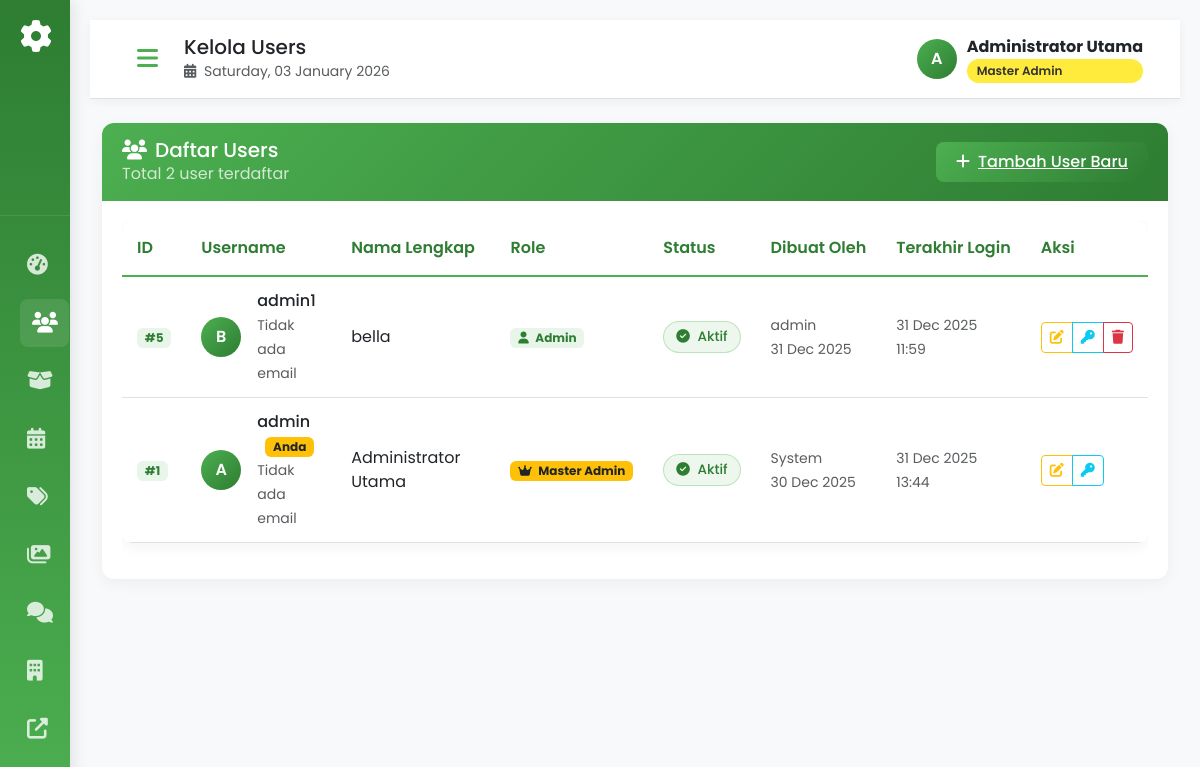
Before: /admin/user.php (signed in) with the older database file.
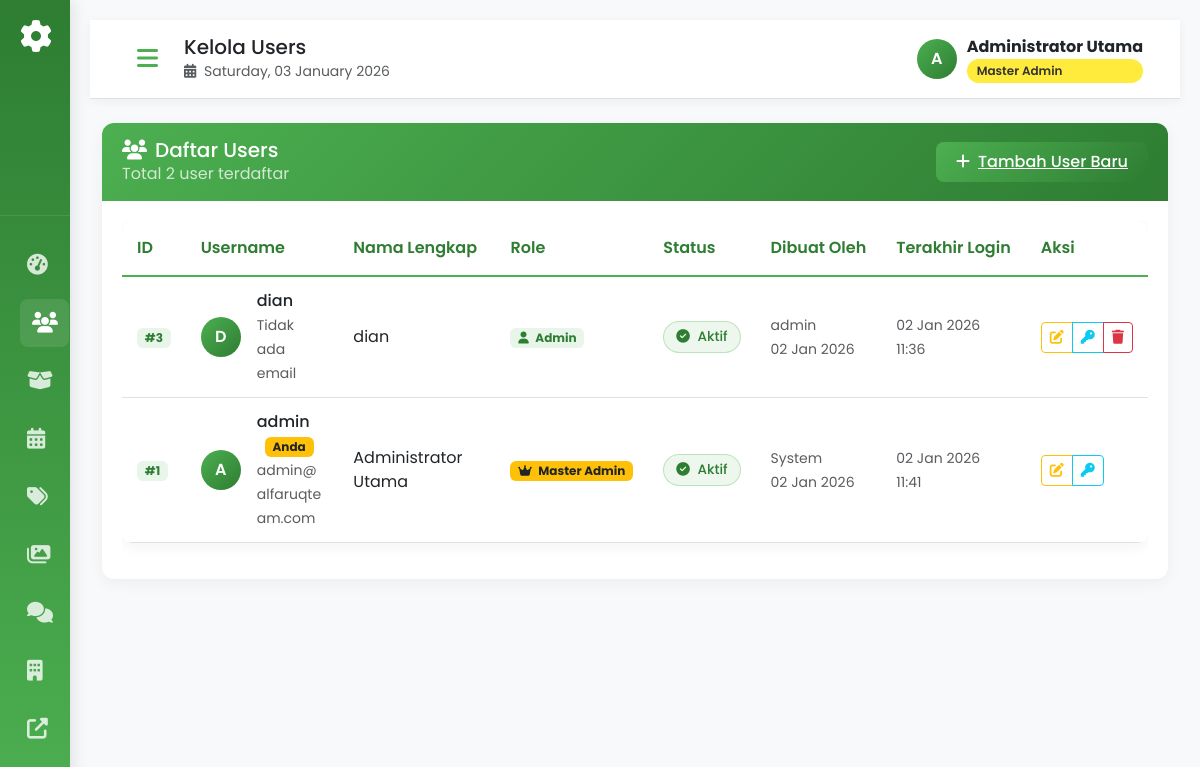
After: the same page with the newer database file.
### tables this page shows
CREATE TABLE `users` (
  `id` int(11) NOT NULL,
  `username` varchar(50) NOT NULL,
  `password` varchar(255) NOT NULL,
  `full_name` varchar(100) NOT NULL,
  `email` varchar(100) DEFAULT NULL,
  `phone` varchar(20) DEFAULT NULL,
  `role` enum('admin','master_admin') DEFAULT 'admin',
  `is_active` tinyint(1) DEFAULT 1,
  `failed_attempts` int(11) DEFAULT 0,
  `last_login` datetime DEFAULT NULL,
  `created_by` int(11) DEFAULT NULL,
  `created_at` timestamp NOT NULL DEFAULT current_timestamp(),
  `updated_at` timestamp NOT NULL DEFAULT current_timestamp() ON UPDATE current_timestamp()
);

### admin/user.php (the view, shortened to what the rows shown need)
<?php
require_once '../config/database.php';
$action = isset($_GET['action']) ? $_GET['action'] : 'list';
$stmt = $pdo->query("SELECT u.*, creator.username as created_by_name FROM users u LEFT JOIN users creator ON u.created_by = creator.id ORDER BY u.id DESC");
$users = $stmt->fetchAll();
?>
<!DOCTYPE html>
<html lang="id">
<head>
</head>
<body>
    <?php include 'includes/header.php'; ?>
    <div class="container-fluid mt-4">
        <?php if ($action == 'list'): ?>
        <div class="admin-card">
            <div class="card-body">
                <?php if (empty($users)): ?>
                    <div class="text-center py-5">
                        <i class="fas fa-users fa-4x text-muted mb-4"></i>
                        <h5 class="text-muted">Belum ada user</h5>
                        <p class="text-muted mb-4">Mulai dengan menambahkan user baru</p>
                        <a href="?action=create" class="btn-admin-primary">
                            <i class="fas fa-plus me-2"></i>Tambah User Pertama
                        </a>
                    </div>
                <?php else: ?>
                    <div class="table-responsive">
                        <table class="table admin-table">
                            <thead>
                                <tr>
                                    <th>ID</th>
                                    <th>Username</th>
                                    <th>Nama Lengkap</th>
                                    <th>Role</th>
                                    <th>Status</th>
                                    <th>Dibuat Oleh</th>
                                    <th>Terakhir Login</th>
                                    <th>Aksi</th>
                                </tr>
                            </thead>
                            <tbody>
                                <?php foreach ($users as $user_item): ?>
                                <tr>
                                    <td>
                                        <span class="badge bg-light-green text-dark">#<?php echo $user_item['id']; ?></span>
                                    </td>
                                    <td>
                                        <div class="d-flex align-items-center">
                                            <div class="user-avatar me-3">
                                                <?php echo strtoupper(substr($user_item['full_name'], 0, 1)); ?>
                                            </div>
                                            <div>
                                                <div class="fw-medium">
                                                    <?php echo htmlspecialchars($user_item['username']); ?>
                                                    <?php if ($user_item['id'] == $_SESSION['admin_id']): ?>
                                                        <span class="badge bg-warning text-dark ms-2">Anda</span>
                                                    <?php endif; ?>
                                                </div>
                                                <small class="text-muted"><?php echo htmlspecialchars($user_item['email'] ?: 'Tidak ada email'); ?></small>
                                            </div>
                                        </div>
                                    </td>
                                    <td><?php echo htmlspecialchars($user_item['full_name']); ?></td>
                                    <td>
                                        <span class="badge <?php echo $user_item['role'] == 'master_admin' ? 'bg-warning text-dark' : 'bg-light-green text-dark'; ?>">
                                            <i class="fas fa-<?php echo $user_item['role'] == 'master_admin' ? 'crown' : 'user'; ?> me-1"></i>
                                            <?php echo $user_item['role'] == 'master_admin' ? 'Master Admin' : 'Admin'; ?>
                                        </span>
                                    </td>
                                    <td>
                                        <span class="status-badge <?php echo $user_item['is_active'] ? 'status-active' : 'status-inactive'; ?>">
                                            <i class="fas fa-<?php echo $user_item['is_active'] ? 'check-circle' : 'times-circle'; ?> me-1"></i>
                                            <?php echo $user_item['is_active'] ? 'Aktif' : 'Nonaktif'; ?>
                                        </span>
                                    </td>
                                    <td>
                                        <small class="text-muted">
                                            <?php echo htmlspecialchars($user_item['created_by_name'] ?? 'System'); ?>
                                            <br>
                                            <?php echo date('d M Y', strtotime($user_item['created_at'])); ?>
                                        </small>
                                    </td>
                                    <td>
                                        <?php if ($user_item['last_login']): ?>
                                            <small class="text-muted">
                                                <?php echo date('d M Y', strtotime($user_item['last_login'])); ?>
                                                <br>
                                                <?php echo date('H:i', strtotime($user_item['last_login'])); ?>
                                            </small>
                                        <?php else: ?>
                                            <small class="text-muted">Belum pernah login</small>
                                        <?php endif; ?>
                                    </td>
                                    <td>
                                        <div class="btn-group btn-group-sm">
                                            <a href="?action=edit&id=<?php echo $user_item['id']; ?>"
                                               class="btn btn-outline-warning"
                                               data-bs-toggle="tooltip"
                                               title="Edit">
                                                <i class="fas fa-edit"></i>
                                            </a>
                                            <a href="?action=reset&id=<?php echo $user_item['id']; ?>"
                                               class="btn btn-outline-info"
                                               data-bs-toggle="tooltip"
                                               title="Reset Password">
                                                <i class="fas fa-key"></i>
                                            </a>
                                            <?php if ($user_item['id'] != $_SESSION['admin_id']): ?>
                                            <button type="button"
                                                    onclick="confirmDelete(<?php echo $user_item['id']; ?>, '<?php echo addslashes($user_item['username']); ?>')"
                                                    class="btn btn-outline-danger"
                                                    data-bs-toggle="tooltip"
                                                    title="Hapus">
                                                <i class="fas fa-trash"></i>
                                            </button>
                                            <?php endif; ?>
                                        </div>
                                    </td>
                                </tr>
                                <?php endforeach; ?>
                            </tbody>
                        </table>
                    </div>
                <?php endif; ?>
            </div>
        </div>
        <?php endif; ?>
    </div>
    <?php include 'includes/footer.php'; ?>
</body>
</html>

Changed rows visible on the page:
removed users: id "5", full_name "B", username "admin1", email "Tidak ada email", full_name "bella", role "Admin", is_active 1 (drawn), users.username "admin", created_at "31 Dec 2025", last_login "31 Dec 2025", last_login "11:59"
added users: id "3", full_name "D", username "dian", email "Tidak ada email", full_name "dian", role "Admin", is_active 1 (drawn), users.username "admin", created_at "02 Jan 2026", last_login "02 Jan 2026", last_login "11:36"
changed users "Administrator Utama": email "Tidak ada email" → "admin@alfaruqteam.com"; created_at "30 Dec 2025" → "02 Jan 2026"; last_login "31 Dec 2025" → "02 Jan 2026"; last_login "13:44" → "11:41"
